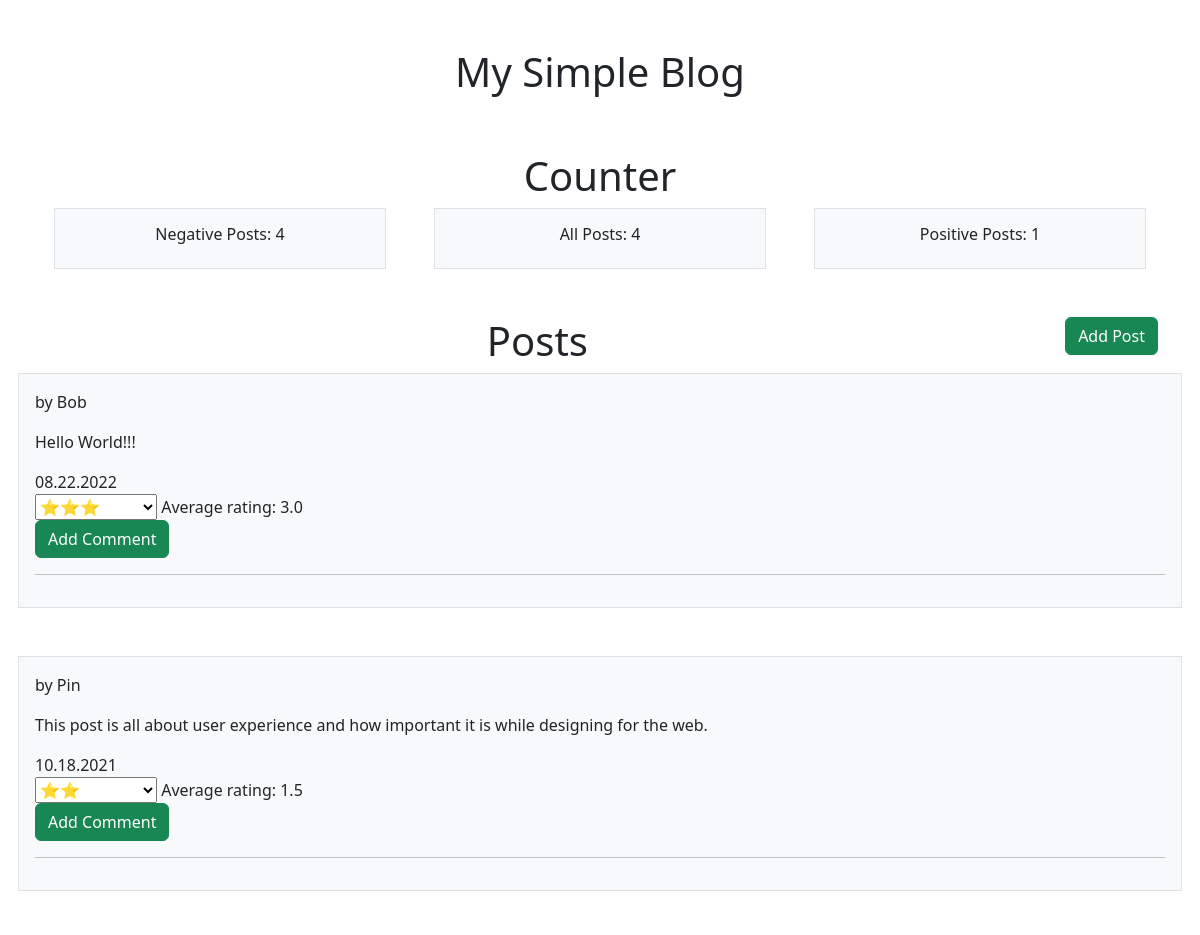
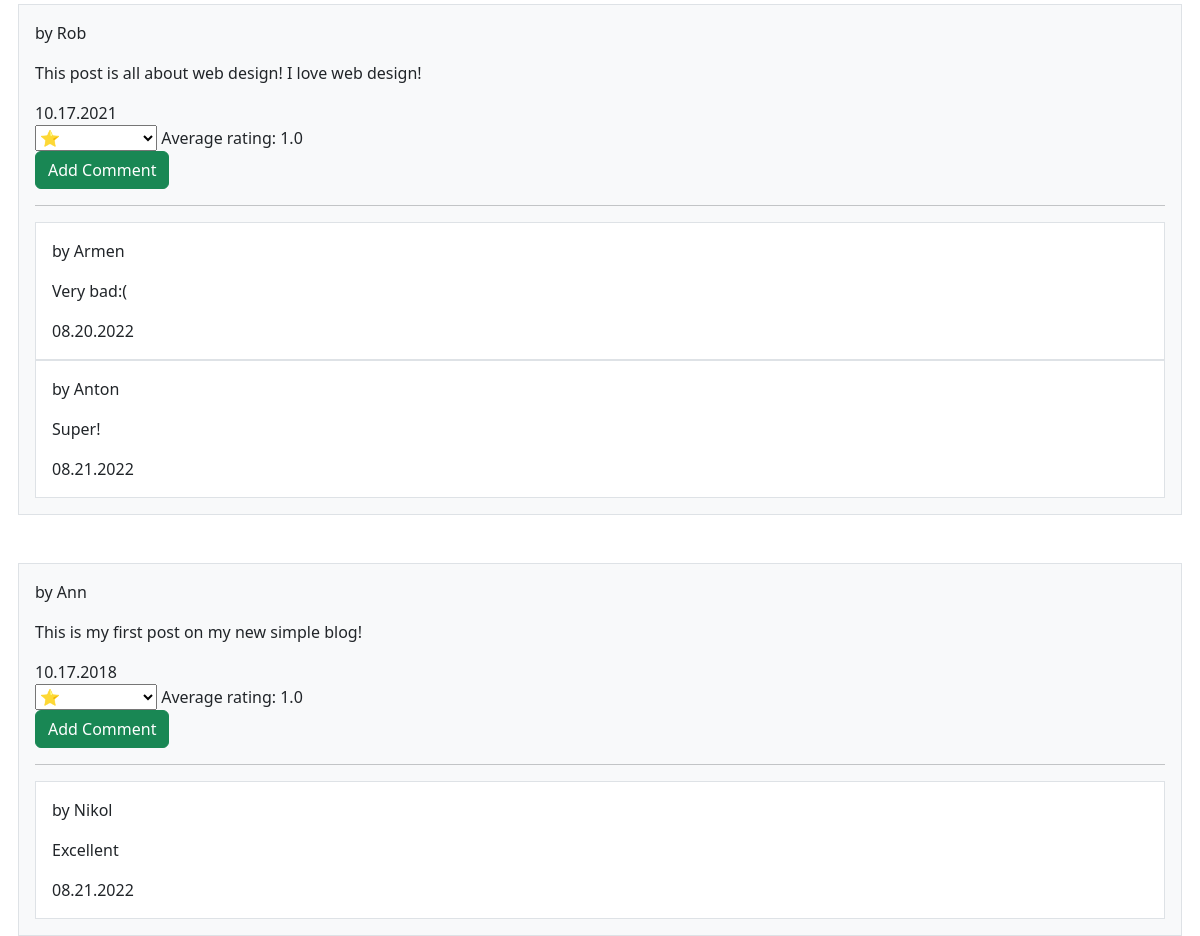
The page / on the database its author committed (2 pictures, top to bottom).
### tables this page shows
create table posts
(
    id            int auto_increment
        primary key,
    post          text                      not null,
    visitore_name varchar(50)               not null,
    created_at    date default '2000-01-01' not null
);

create table comments
(
    id            int auto_increment
        primary key,
    post_id       int          not null,
    comment       varchar(500) not null,
    visitore_name varchar(50)  not null,
    created_at    date         null
);

### includes/Grade.php (called while the page is built, shortened)
<?php
class Grade
{
    public function __construct($post_id, $grade)
    {
        if (empty($grade)){
            $this->grade = 0;
        } else {
            $this->grade = $grade;
        }
    }
    static function getRating($post_id)
    {
        $db = new Database();
        $connection = $db->getMyconn();
        $query = mysqli_query($connection, "select round(avg(grade),1) as grade from grades join posts bp on grades.post_id = bp.id where post_id = " . $post_id);
        $rating = mysqli_fetch_array($query);
        $postGrade = new Grade($post_id, $rating["grade"]);
        return $postGrade;
    }
}

### includes/Comment.php (called while the page is built, shortened)
<?php
class Comment
{
    public function __construct($post_id, $comment, $visitore_name, $created_at)
    {
        $this->comment = $comment;
        $this->visitore_name = $visitore_name;
        if (!empty($created_at)) {
            $split_created_at = explode("-", $created_at);
            $this->created_at = $split_created_at[1] . "." . $split_created_at[2] . "." . $split_created_at[0];
        }
    }
    static function postHaveComment($connection, $post_id = null)
    {
        if (!empty($post_id)) {
            $str = "SELECT comments.* FROM comments WHERE post_id = " . $post_id . " ORDER BY id DESC";
            mysqli_query($connection, $str);
            return true;
        }
        return false;
    }
    static function getPostComment($connection, $post_id = null)
    {
        if (!empty($post_id)) {
            $query = mysqli_query($connection, "SELECT comments.* FROM comments WHERE post_id = " . $post_id . " ORDER BY id DESC");
        }
        $commentArray = array();
        while ($row = mysqli_fetch_assoc($query)) {
            $comment = new Comment($row["post_id"], $row['comment'], $row['visitore_name'], $row['created_at']);
            array_push($commentArray, $comment);
        }
        return $commentArray;
    }
}

### includes/includes.php (the view, shortened to what this page needs)
<?php
include 'Post.php';
include 'Comment.php';
include 'Grade.php';
function printPostsAndComments($connect)
{
    foreach (Post::getBlogPosts($connect) as $key => $post) {
        echo "<div id='postDiv' class='col-12 p-3 border bg-light'>";
        echo "<p id='postNameP' >by " . $post->visitore_name . "</p>";
        echo "<p id='postPostP' >" . $post->post . "</p>";
        $grade = Grade::getRating($post->id)->grade;
        echo "<span id='postDateSpan' >" . $post->created_at . "</span>";
        $values[$key] = array(
            'visitore_name_post' => $post->visitore_name,
            'post' => $post->post,
            'created_at_post' => $post->created_at,
        );
        echo "<br><select class='rating' name='rating'>";
        for ($i = 1;$i<=5;$i++){
            if (round(Grade::getRating($post->id)->grade) == $i) {
                echo "<option selected value = '" . $i . "|" . $post->id . "' > " . str_repeat("⭐", $i) . "</option >";
            } else {
                echo "<option value = '" . $i . "|" . $post->id . "' > " . str_repeat("⭐", $i) . "</option >";
            }
        }
        echo "</select>";
        echo "<span> Average rating: " . $grade . "</span>";
        echo "<div id='commDiv'>";
        printFormComment($post->id);
        echo "</div>";
        echo "<hr>";
        if (Comment::postHaveComment($connect, $post->id)) {
            foreach (Comment::getPostComment($connect, $post->id) as $comm) {
                echo "<div id='commentDiv' class='col-12 p-3 border bg-white'>";
                echo "<p id='commentNameP' >by " . $comm->visitore_name . "</p>";
                echo "<p id='commentCommP' >" . $comm->comment . "</p>";
                echo "<span id='commentDateSpan' >" . $comm->created_at . "</span>";
                echo "</div>";
                $values[$key][] = array(
                    'comments' => array(
                        'visitore_name_comm' => $comm->visitore_name,
                        'comment' => $comm->comment,
                        'created_at_comm' => $comm->created_at,
                    ),
                );
            }
        }
        echo "</div>";
    }
    return $values;
}
function printFormComment($post_id)
{
    echo "
            <button type='button' class='btn btn-success' data-bs-toggle='modal' data-bs-target='#commentModal" . $post_id . "'>
                Add Comment
            </button>
            <div class='modal' id='commentModal" . $post_id . "' tabindex='-1' aria-labelledby='commentModal" . $post_id . "Label'
                 aria-hidden='true'>
                <div class='modal-dialog modal-dialog-centered'>
                    <div class='modal-content'>
                        <div class='modal-header'>
                            <h5 class='modal-title' id='commentModal" . $post_id . "Label'>Comment</h5>
                            <button type='button' class='btn-close' data-bs-dismiss='modal' aria-label='Close'></button>
                        </div>
                        <form class='commentForm'>
                            <div class='modal-body'>
                                <div class='input-group mb-3'>
                                    <label>
                                        <input class='form-control' type='text' name='visitore_name' placeholder='Your name' required/>
                                    </label>
                                        <input class='form-control' type='text' name='post_id' value='" . $post_id . "' hidden/>
                                </div>
                                <div class='mb-3 text-start'>
                                    <label for='post'>Comment:</label>
                                    <textarea class='form-control' name='comment' placeholder='Text' required></textarea>
                                </div>
                            </div>
                            <div class='modal-footer'>
                                <button type='submit' class='btnCommSave btn btn-primary' name='submit'>Submit
                                </button>
                            </div>
                        </form>
                    </div>
                </div>
            </div>";
}

### index.php (shortened to what this page needs)
<?php
include("includes/includes.php");
?>
<!DOCTYPE html>
<html lang="en">
<head>
    <link href="https://cdn.jsdelivr.net/npm/bootstrap@5.2.0/dist/css/bootstrap.min.css" rel="stylesheet"
>
</head>
<body>
<div class="container">
    <div class="row text-center p-5">
        <div class="col">
            <h1>My Simple Blog</h1>
        </div>
    </div>
    <div class="row text-center">
        <div class="col">
            <h1>Counter</h1>
        </div>
    </div>
    <div class="counters">
        <div class="container pb-5 text-center">
            <div class="row g-5">
                <div class="col">
                    <div class="p-3 border bg-light">
                        <h6>
                            <?php Post::negativePostCount($connection->getMyconn()) ?>
                        </h6>
                    </div>
                </div>
                <div class="col">
                    <div class="p-3 border bg-light">
                        <h6><?php Post::allPostCount($connection->getMyconn()) ?></h6>
                    </div>
                </div>
                <div class="col">
                    <div class="p-3 border bg-light">
                        <h6><?php Post::positivePostCount($connection->getMyconn()) ?></h6>
                    </div>
                </div>
            </div>
        </div>
    </div>
    <div class="row text-end">
        <div class="col">
            <h1>Posts</h1>
        </div>
        <div class="col">
            <button type="button" class="btn btn-success" data-bs-toggle="modal" data-bs-target="#exampleModal">
                Add Post
            </button>
        </div>
    </div>
    <div id="rowPosts" class="row g-5 justify-content-center">
        <?php printPostsAndComments($connection->getMyconn()); ?>
    </div>
</div>
</body>
</html>

### includes/Post.php (shortened to what this page needs)
<?php
class Post
{
    function __construct($id = null, $post = null, $visitore_name = null, $created_at = null)
    {
        if (!empty($id)) {
            $this->id = $id;
        }
        if (!empty($post)) {
            $this->post = $post;
        }
        if (!empty($created_at)) {
            $split_created_at = explode("-", $created_at);
            $this->created_at = $split_created_at[1] . "." . $split_created_at[2] . "." . $split_created_at[0];
        }
        if (!empty($visitore_name)) {
            $this->visitore_name = $visitore_name;
        }
    }
    static function getBlogPosts($connection, $id = null)
    {
        if (!empty($id)) {
            $query = mysqli_query($connection, "SELECT * FROM posts WHERE id = " . $id . " ORDER BY id DESC");
        } else {
            $query = mysqli_query($connection, "SELECT * FROM posts ORDER BY id DESC");
        }
        $postArray = array();
        while ($row = mysqli_fetch_assoc($query)) {
            $myPost = new Post($row["id"], $row["post"], $row['visitore_name'], $row['created_at']);
            array_push($postArray, $myPost);
        }
        return $postArray;
    }
    static function negativePostCount($connection)
    {
        $query = mysqli_query($connection, "select count(DISTINCT post_id) as posts from grades join posts bp on grades.post_id = bp.id where grade < 3");
        $row = mysqli_fetch_assoc($query);
        echo "Negative Posts: " . $row['posts'];
    }
    static function allPostCount($connection)
    {
        $query = mysqli_query($connection, "select count(id) as posts from posts");
        $row = mysqli_fetch_assoc($query);
        echo "All Posts: " . $row['posts'];
    }
    static function positivePostCount($connection)
    {
        $query = mysqli_query($connection, "select count(DISTINCT post_id) as posts from grades join posts bp on grades.post_id = bp.id WHERE grade > 3");
        $row = mysqli_fetch_assoc($query);
        echo "Positive Posts: " . $row['posts'];
    }
}

### rows shown on the page
posts: visitore_name "Bob", post "Hello World!!!", created_at "08.22.2022", rating "⭐⭐⭐", grade "3.0"
posts: visitore_name "Pin", post "This post is all about user experience and how important it is while designing for the web.", created_at "10.18.2021", rating "⭐⭐", grade "1.5"
posts: visitore_name "Rob", post "This post is all about web design! I love web design!", created_at "10.17.2021", rating "⭐", grade "1.0"
comments: visitore_name "Armen", comment "Very bad:(", created_at "08.20.2022"
comments: visitore_name "Anton", comment "Super!", created_at "08.21.2022"
posts: visitore_name "Ann", post "This is my first post on my new simple blog!", created_at "10.17.2018", rating "⭐", grade "1.0"
comments: visitore_name "Nikol", comment "Excellent", created_at "08.21.2022"

### other values the page prints
$row['posts'] "4"
$row['posts'] "1"
